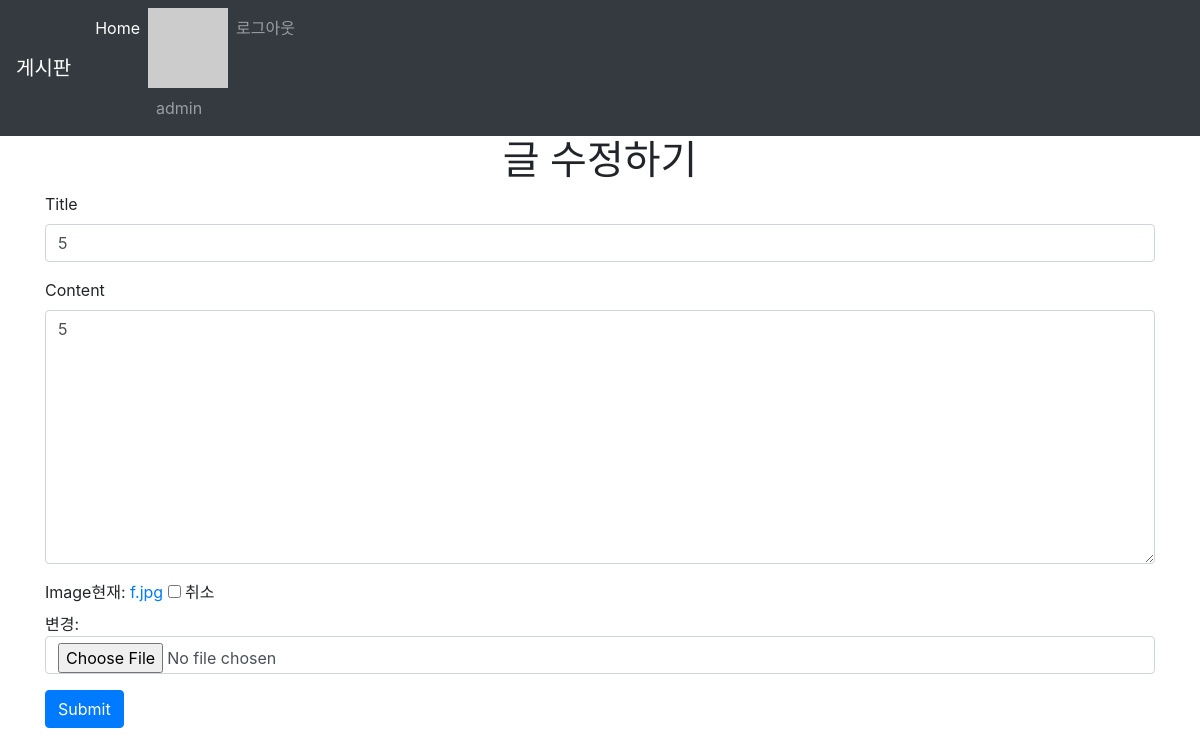
Page /articles/5/update/ (signed in) on the committed database.
### accounts/models.py (models this page shows)
class User(AbstractUser):
    followings = models.ManyToManyField(
                    settings.AUTH_USER_MODEL,
                    related_name='followers',
                    blank=True
                    )

### articles/models.py (models this page shows, shortened)
class Article(models.Model):
   title = models.CharField(max_length=10)
   content = models.TextField()
   image = models.ImageField(blank=True)
   image_thumbnail = ProcessedImageField(
       blank=True,
       processors=[ResizeToFill(300, 300)],
       format='JPEG',
       options={'quality': 80}
   )
   created_at = models.DateTimeField(auto_now_add=True)
   updated_at = models.DateTimeField(auto_now=True)
   user = models.ForeignKey(settings.AUTH_USER_MODEL, on_delete=models.CASCADE)
   like_users = models.ManyToManyField(settings.AUTH_USER_MODEL, related_name='like_articles', blank=True)
   hashtags = models.ManyToManyField(HashTag, blank=True, related_name='articles')

### articles/views.py (the view)
# urls.py: path('update/', views.update, name='update'),
def update(request, article_pk):
    article = get_object_or_404(Article, pk=article_pk)
    if article.user == request.user:
        if request.method == 'POST':
            article_form = ArticleForm(request.POST, instance=article) # 수정할 대상 : instance=article
            if article_form.is_valid():
                article = article_form.save()
                article.hashtags.clear()
                for element in article.content.split():
                    if element.startswith('#'):
                        hashtag, created = HashTag.objects.get_or_create(content=element)
                        article.hashtags.add(hashtag)
                return redirect('articles:detail', article.pk)
        else:
            article_form = ArticleForm(instance=article)
        context = {
            'article_form': article_form
        }
        return render(request, 'articles/form.html', context)
    else:
        return HttpResponseForbidden()

### articles/forms.py
class ArticleForm(forms.ModelForm):
    class Meta:
        model = Article
        fields = ('title', 'content', 'image', )

### articles/templatetags/gravatar.py (called while the page is built)
@register.filter
def makehash(email):
    return 'https://www.gravatar.com/avatar/' + hashlib.md5(email.strip().lower().encode('utf-8')).hexdigest()

### articles/templates/articles/form.html (shortened to what this page needs)
{% extends 'articles/base.html' %}
{% load bootstrap4 %}
{% block body %}
{% if request.resolver_match.url_name == 'create' %}
  <h1 class="text-center">글 작성하기</h1>
{% else %}
  <h1 class="text-center">글 수정하기</h1>
{% endif %}
<form action="" method="post" class="form" enctype="multipart/form-data">
  {% bootstrap_form article_form %}
  {% buttons %}
      <button type="submit" class="btn btn-primary">Submit</button>
  {% endbuttons %}
</form>
{% endblock %}

### articles/templates/_navbar.html (shortened to what this page needs)
{% load gravatar %}
<nav class="navbar navbar-expand-lg navbar-dark bg-dark">
    <a class="navbar-brand" href="/articles/">게시판</a>
    <div class="collapse navbar-collapse" id="navbarNav">
      <ul class="navbar-nav">
        <li class="nav-item active">
          <a class="nav-link" href="/articles/">Home <span class="sr-only">(current)</span></a>
        </li>
        {% if user.is_authenticated %}
        <li class="nav-item">
          <img src="{{ user.email|makehash }}" alt="">
          <a class="nav-link">{{ user.username }}</a>
        </li>
        <li class="nav-item">
          <a class="nav-link" href="{% url 'accounts:logout'%}">로그아웃</a>
        </li>
        {% endif %}
      </ul>
    </div>
  </nav>

### rows in the picture
User: username "admin"
Article: title "5", content "5"
